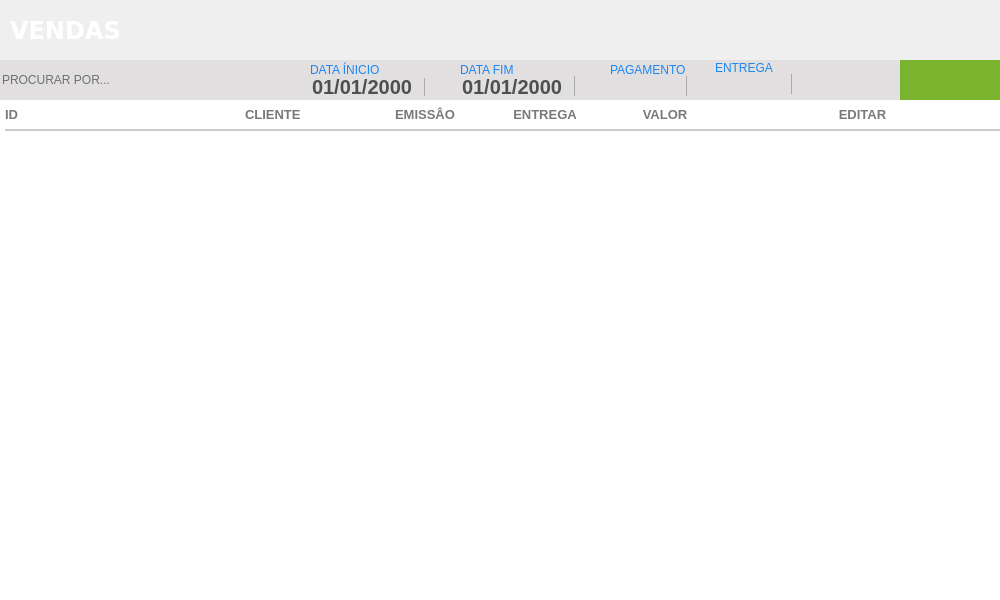
<?xml version="1.0" encoding="UTF-8"?>
<ui version="4.0">
 <class>ct_MainVendas</class>
 <widget class="QFrame" name="ct_MainVendas">
  <property name="geometry">
   <rect>
    <x>0</x>
    <y>0</y>
    <width>1000</width>
    <height>600</height>
   </rect>
  </property>
  <property name="windowTitle">
   <string>Frame</string>
  </property>
  <property name="styleSheet">
   <string notr="true">border:none</string>
  </property>
  <widget class="QFrame" name="frameMainVendas">
   <property name="geometry">
    <rect>
     <x>0</x>
     <y>0</y>
     <width>1000</width>
     <height>600</height>
    </rect>
   </property>
   <widget class="QFrame" name="fr_TopoMenuVendas">
    <property name="geometry">
     <rect>
      <x>0</x>
      <y>60</y>
      <width>1000</width>
      <height>40</height>
     </rect>
    </property>
    <property name="styleSheet">
     <string notr="true">background:#E1DFE0;
border: none;</string>
    </property>
    <widget class="QPushButton" name="bt_BuscaVendas">
     <property name="geometry">
      <rect>
       <x>820</x>
       <y>5</y>
       <width>30</width>
       <height>30</height>
      </rect>
     </property>
     <property name="font">
      <font>
       <family>Arial</family>
      </font>
     </property>
     <property name="cursor">
      <cursorShape>PointingHandCursor</cursorShape>
     </property>
     <property name="focusPolicy">
      <enum>Qt::NoFocus</enum>
     </property>
     <property name="contextMenuPolicy">
      <enum>Qt::NoContextMenu</enum>
     </property>
     <property name="toolTip">
      <string>BUSCAR</string>
     </property>
     <property name="styleSheet">
      <string notr="true"/>
     </property>
     <property name="text">
      <string/>
     </property>
    </widget>
    <widget class="QPushButton" name="bt_AddNovoVenda">
     <property name="geometry">
      <rect>
       <x>900</x>
       <y>0</y>
       <width>100</width>
       <height>40</height>
      </rect>
     </property>
     <property name="cursor">
      <cursorShape>PointingHandCursor</cursorShape>
     </property>
     <property name="focusPolicy">
      <enum>Qt::NoFocus</enum>
     </property>
     <property name="contextMenuPolicy">
      <enum>Qt::ActionsContextMenu</enum>
     </property>
     <property name="styleSheet">
      <string notr="true">QPushButton {
background-color: #7AB32E;
 }
QPushButton:hover{
background-color: #40a286
}</string>
     </property>
     <property name="text">
      <string/>
     </property>
    </widget>
    <widget class="QLineEdit" name="tx_BuscaNome">
     <property name="geometry">
      <rect>
       <x>0</x>
       <y>5</y>
       <width>300</width>
       <height>30</height>
      </rect>
     </property>
     <property name="font">
      <font>
       <family>Arial</family>
      </font>
     </property>
     <property name="focusPolicy">
      <enum>Qt::ClickFocus</enum>
     </property>
     <property name="styleSheet">
      <string notr="true">QLineEdit {
color: #000
}
</string>
     </property>
     <property name="placeholderText">
      <string>PROCURAR POR...</string>
     </property>
     <property name="clearButtonEnabled">
      <bool>true</bool>
     </property>
    </widget>
    <widget class="QPushButton" name="bt_PrintRelatVendas">
     <property name="geometry">
      <rect>
       <x>860</x>
       <y>5</y>
       <width>30</width>
       <height>30</height>
      </rect>
     </property>
     <property name="font">
      <font>
       <family>Arial</family>
      </font>
     </property>
     <property name="cursor">
      <cursorShape>PointingHandCursor</cursorShape>
     </property>
     <property name="focusPolicy">
      <enum>Qt::NoFocus</enum>
     </property>
     <property name="contextMenuPolicy">
      <enum>Qt::NoContextMenu</enum>
     </property>
     <property name="toolTip">
      <string>IMPRIMIR</string>
     </property>
     <property name="text">
      <string/>
     </property>
    </widget>
    <widget class="QDateEdit" name="dt_InicioVenda">
     <property name="geometry">
      <rect>
       <x>310</x>
       <y>16</y>
       <width>140</width>
       <height>20</height>
      </rect>
     </property>
     <property name="styleSheet">
      <string notr="true">QDateEdit {
background: #E1DFE0;
border: none;
font-family: &quot;Arial&quot;;
font-size: 20px;
font-weight: bold;
color: rgb(80,79,79)
}
 QDateEdit::drop-down {
     subcontrol-origin: padding;
     subcontrol-position: top right;
     width: 25px;
     border-left-width: 1px;
     border-left-color: darkgray;
     border-left-style: solid; /* just a single line */
     border-top-right-radius: 3px; /* same radius as the QComboBox */
     border-bottom-right-radius: 3px;
 }
QDateEdit::down-arrow {
     image: url(&quot;+self.resourcepath('Images/down.png')+&quot;);
 }</string>
     </property>
     <property name="displayFormat">
      <string>dd/MM/yyyy</string>
     </property>
     <property name="calendarPopup">
      <bool>true</bool>
     </property>
    </widget>
    <widget class="QLabel" name="lb_FormVenda_21">
     <property name="geometry">
      <rect>
       <x>310</x>
       <y>2</y>
       <width>120</width>
       <height>16</height>
      </rect>
     </property>
     <property name="styleSheet">
      <string notr="true">QLabel{
font-size: 12px;
font-family: &quot;Arial Unicode MS&quot;;

color:#1E87F0;
border: none;
}</string>
     </property>
     <property name="text">
      <string>DATA ÍNICIO</string>
     </property>
    </widget>
    <widget class="QLabel" name="lb_FormVenda_22">
     <property name="geometry">
      <rect>
       <x>460</x>
       <y>2</y>
       <width>120</width>
       <height>16</height>
      </rect>
     </property>
     <property name="styleSheet">
      <string notr="true">QLabel{
font-size: 12px;
font-family: &quot;Arial Unicode MS&quot;;

color:#1E87F0;
border: none;
}</string>
     </property>
     <property name="text">
      <string>DATA FIM</string>
     </property>
    </widget>
    <widget class="QDateEdit" name="dt_FimVenda">
     <property name="geometry">
      <rect>
       <x>460</x>
       <y>16</y>
       <width>140</width>
       <height>20</height>
      </rect>
     </property>
     <property name="styleSheet">
      <string notr="true">QDateEdit {
background: #E1DFE0;
border: none;
font-family: &quot;Arial&quot;;
font-size: 20px;
font-weight: bold;
color: rgb(80,79,79)
}
 QDateEdit::drop-down {
     subcontrol-origin: padding;
     subcontrol-position: top right;
     width: 25px;
     border-left-width: 1px;
     border-left-color: darkgray;
     border-left-style: solid; /* just a single line */
     border-top-right-radius: 3px; /* same radius as the QComboBox */
     border-bottom-right-radius: 3px;
 }
QDateEdit::down-arrow {
     image: url(&quot;+self.resourcepath('Images/down.png')+&quot;);
 }</string>
     </property>
     <property name="displayFormat">
      <string>dd/MM/yyyy</string>
     </property>
     <property name="calendarPopup">
      <bool>true</bool>
     </property>
    </widget>
    <widget class="QLabel" name="lb_FormVenda_29">
     <property name="geometry">
      <rect>
       <x>610</x>
       <y>2</y>
       <width>95</width>
       <height>16</height>
      </rect>
     </property>
     <property name="styleSheet">
      <string notr="true">QLabel{
font-size: 12px;
font-family: &quot;Arial Unicode MS&quot;;

color:#1E87F0;
border: none;
}</string>
     </property>
     <property name="text">
      <string>PAGAMENTO</string>
     </property>
    </widget>
    <widget class="QComboBox" name="cb_pagamento">
     <property name="geometry">
      <rect>
       <x>610</x>
       <y>16</y>
       <width>95</width>
       <height>20</height>
      </rect>
     </property>
     <property name="styleSheet">
      <string notr="true">QComboBox{
background: #E1DFE0;
border: none;
font-family: &quot;Arial&quot;;
font-size: 11px;
font-weight: bold;
color: rgb(80,79,79)
}
 QComboBox::drop-down {
     subcontrol-origin: padding;
     subcontrol-position: top right;
     width: 18px;
     border-left-width: 1px;
     border-left-color: darkgray;
     border-left-style: solid; /* just a single line */
     border-top-right-radius: 3px; /* same radius as the QComboBox */
     border-bottom-right-radius: 3px;
 }
QComboBox::down-arrow {
     image: url(&quot;+self.resourcepath('Images/down.png')+&quot;);
 }
</string>
     </property>
    </widget>
    <widget class="QLabel" name="lb_FormVenda_30">
     <property name="geometry">
      <rect>
       <x>715</x>
       <y>0</y>
       <width>95</width>
       <height>16</height>
      </rect>
     </property>
     <property name="styleSheet">
      <string notr="true">QLabel{
font-size: 12px;
font-family: &quot;Arial Unicode MS&quot;;

color:#1E87F0;
border: none;
}</string>
     </property>
     <property name="text">
      <string>ENTREGA</string>
     </property>
    </widget>
    <widget class="QComboBox" name="cb_entrega">
     <property name="geometry">
      <rect>
       <x>715</x>
       <y>14</y>
       <width>95</width>
       <height>20</height>
      </rect>
     </property>
     <property name="styleSheet">
      <string notr="true">QComboBox{
background: #E1DFE0;
border: none;
font-family: &quot;Arial&quot;;
font-size: 11px;
font-weight: bold;
color: rgb(80,79,79)
}
 QComboBox::drop-down {
     subcontrol-origin: padding;
     subcontrol-position: top right;
     width: 18px;
     border-left-width: 1px;
     border-left-color: darkgray;
     border-left-style: solid; /* just a single line */
     border-top-right-radius: 3px; /* same radius as the QComboBox */
     border-bottom-right-radius: 3px;
 }
QComboBox::down-arrow {
     image: url(&quot;+self.resourcepath('Images/down.png')+&quot;);
 }
</string>
     </property>
    </widget>
   </widget>
   <widget class="QFrame" name="ct_containerVendas">
    <property name="geometry">
     <rect>
      <x>0</x>
      <y>100</y>
      <width>1000</width>
      <height>500</height>
     </rect>
    </property>
    <property name="styleSheet">
     <string notr="true">border: none</string>
    </property>
    <widget class="QTableWidget" name="tb_Vendas">
     <property name="geometry">
      <rect>
       <x>0</x>
       <y>0</y>
       <width>1000</width>
       <height>500</height>
      </rect>
     </property>
     <property name="cursor" stdset="0">
      <cursorShape>PointingHandCursor</cursorShape>
     </property>
     <property name="focusPolicy">
      <enum>Qt::WheelFocus</enum>
     </property>
     <property name="styleSheet">
      <string notr="true">QTableView{
color: #797979;
font-weight: bold;
font-size: 13px;
background: #FFF;
padding: 0 0 0 5px;
}
QHeaderView:section{
background: #FFF;
padding: 5px 0 ;
font-size: 13px;
font-family: &quot;Arial&quot;;
font-weight: bold;
color: #797979;
border: none;
border-bottom: 2px solid #CCC;
}
QTableView::item {
border-bottom: 2px solid #CCC;
padding: 2px;
}

</string>
     </property>
     <property name="frameShape">
      <enum>QFrame::NoFrame</enum>
     </property>
     <property name="frameShadow">
      <enum>QFrame::Plain</enum>
     </property>
     <property name="autoScrollMargin">
      <number>20</number>
     </property>
     <property name="editTriggers">
      <set>QAbstractItemView::NoEditTriggers</set>
     </property>
     <property name="tabKeyNavigation">
      <bool>false</bool>
     </property>
     <property name="showDropIndicator" stdset="0">
      <bool>false</bool>
     </property>
     <property name="dragDropOverwriteMode">
      <bool>false</bool>
     </property>
     <property name="selectionMode">
      <enum>QAbstractItemView::NoSelection</enum>
     </property>
     <property name="selectionBehavior">
      <enum>QAbstractItemView::SelectRows</enum>
     </property>
     <property name="textElideMode">
      <enum>Qt::ElideMiddle</enum>
     </property>
     <property name="showGrid">
      <bool>false</bool>
     </property>
     <property name="cornerButtonEnabled">
      <bool>false</bool>
     </property>
     <property name="rowCount">
      <number>0</number>
     </property>
     <attribute name="horizontalHeaderDefaultSectionSize">
      <number>120</number>
     </attribute>
     <attribute name="horizontalHeaderStretchLastSection">
      <bool>true</bool>
     </attribute>
     <attribute name="verticalHeaderVisible">
      <bool>false</bool>
     </attribute>
     <attribute name="verticalHeaderCascadingSectionResizes">
      <bool>true</bool>
     </attribute>
     <attribute name="verticalHeaderDefaultSectionSize">
      <number>50</number>
     </attribute>
     <column>
      <property name="text">
       <string>ID</string>
      </property>
      <property name="font">
       <font>
        <family>Segoe UI</family>
        <pointsize>10</pointsize>
        <weight>75</weight>
        <bold>true</bold>
       </font>
      </property>
      <property name="textAlignment">
       <set>AlignLeading|AlignVCenter</set>
      </property>
      <property name="background">
       <color alpha="0">
        <red>0</red>
        <green>0</green>
        <blue>0</blue>
       </color>
      </property>
      <property name="foreground">
       <brush brushstyle="SolidPattern">
        <color alpha="255">
         <red>80</red>
         <green>79</green>
         <blue>79</blue>
        </color>
       </brush>
      </property>
     </column>
     <column>
      <property name="text">
       <string/>
      </property>
     </column>
     <column>
      <property name="text">
       <string>CLIENTE</string>
      </property>
      <property name="font">
       <font>
        <family>Segoe UI</family>
        <pointsize>10</pointsize>
        <weight>75</weight>
        <bold>true</bold>
       </font>
      </property>
      <property name="textAlignment">
       <set>AlignLeading|AlignVCenter</set>
      </property>
      <property name="foreground">
       <brush brushstyle="SolidPattern">
        <color alpha="255">
         <red>80</red>
         <green>79</green>
         <blue>79</blue>
        </color>
       </brush>
      </property>
     </column>
     <column>
      <property name="text">
       <string>EMISSÂO</string>
      </property>
      <property name="font">
       <font>
        <family>Segoe UI</family>
        <pointsize>10</pointsize>
        <weight>75</weight>
        <bold>true</bold>
       </font>
      </property>
      <property name="textAlignment">
       <set>AlignCenter</set>
      </property>
      <property name="foreground">
       <brush brushstyle="SolidPattern">
        <color alpha="255">
         <red>80</red>
         <green>79</green>
         <blue>79</blue>
        </color>
       </brush>
      </property>
     </column>
     <column>
      <property name="text">
       <string>ENTREGA</string>
      </property>
      <property name="font">
       <font>
        <family>Segoe UI</family>
        <pointsize>10</pointsize>
        <weight>75</weight>
        <bold>true</bold>
       </font>
      </property>
      <property name="textAlignment">
       <set>AlignCenter</set>
      </property>
      <property name="foreground">
       <brush brushstyle="SolidPattern">
        <color alpha="255">
         <red>80</red>
         <green>79</green>
         <blue>79</blue>
        </color>
       </brush>
      </property>
     </column>
     <column>
      <property name="text">
       <string>VALOR</string>
      </property>
      <property name="font">
       <font>
        <family>Segoe UI</family>
        <pointsize>10</pointsize>
        <weight>75</weight>
        <bold>true</bold>
       </font>
      </property>
      <property name="textAlignment">
       <set>AlignCenter</set>
      </property>
      <property name="foreground">
       <brush brushstyle="SolidPattern">
        <color alpha="255">
         <red>80</red>
         <green>79</green>
         <blue>79</blue>
        </color>
       </brush>
      </property>
     </column>
     <column>
      <property name="text">
       <string>EDITAR</string>
      </property>
      <property name="font">
       <font>
        <family>Segoe UI</family>
        <pointsize>10</pointsize>
        <weight>75</weight>
        <bold>true</bold>
       </font>
      </property>
      <property name="textAlignment">
       <set>AlignCenter</set>
      </property>
     </column>
    </widget>
   </widget>
   <widget class="QFrame" name="fr_TituloVendas">
    <property name="geometry">
     <rect>
      <x>0</x>
      <y>0</y>
      <width>1000</width>
      <height>60</height>
     </rect>
    </property>
    <property name="styleSheet">
     <string notr="true">border: none</string>
    </property>
    <widget class="QLabel" name="lb_tituloVendas">
     <property name="geometry">
      <rect>
       <x>10</x>
       <y>15</y>
       <width>200</width>
       <height>30</height>
      </rect>
     </property>
     <property name="font">
      <font>
       <family>DejaVu Sans</family>
       <pointsize>18</pointsize>
       <weight>75</weight>
       <bold>true</bold>
      </font>
     </property>
     <property name="styleSheet">
      <string notr="true">color: #FFF</string>
     </property>
     <property name="text">
      <string>VENDAS</string>
     </property>
    </widget>
   </widget>
   <zorder>ct_containerVendas</zorder>
   <zorder>fr_TopoMenuVendas</zorder>
   <zorder>fr_TituloVendas</zorder>
  </widget>
 </widget>
 <resources/>
 <connections/>
</ui>
